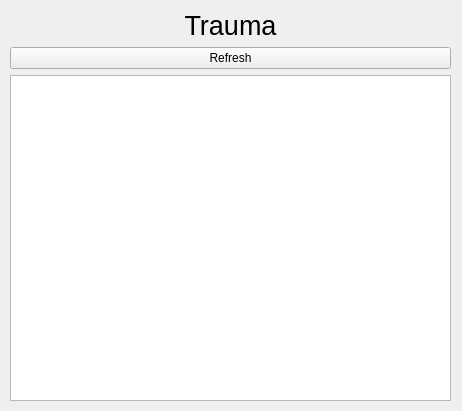
<?xml version="1.0" encoding="UTF-8"?>
<ui version="4.0">
 <class>Form</class>
 <widget class="QWidget" name="Form">
  <property name="geometry">
   <rect>
    <x>0</x>
    <y>0</y>
    <width>462</width>
    <height>411</height>
   </rect>
  </property>
  <property name="windowTitle">
   <string>Form</string>
  </property>
  <widget class="QWidget" name="verticalLayoutWidget">
   <property name="geometry">
    <rect>
     <x>10</x>
     <y>10</y>
     <width>441</width>
     <height>391</height>
    </rect>
   </property>
   <layout class="QVBoxLayout" name="verticalLayout">
    <item>
     <widget class="QLabel" name="label">
      <property name="font">
       <font>
        <pointsize>20</pointsize>
       </font>
      </property>
      <property name="text">
       <string>Trauma</string>
      </property>
      <property name="alignment">
       <set>Qt::AlignCenter</set>
      </property>
     </widget>
    </item>
    <item>
     <widget class="QPushButton" name="refresh_button">
      <property name="text">
       <string>Refresh</string>
      </property>
     </widget>
    </item>
    <item>
     <widget class="QListWidget" name="listWidget"/>
    </item>
   </layout>
  </widget>
 </widget>
 <resources/>
 <connections/>
</ui>
